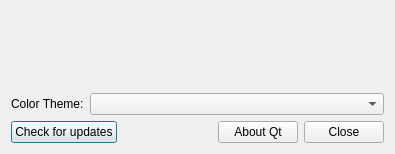
<?xml version="1.0" encoding="UTF-8"?>
<ui version="4.0">
 <class>Dialog</class>
 <widget class="QDialog" name="Dialog">
  <property name="geometry">
   <rect>
    <x>0</x>
    <y>0</y>
    <width>395</width>
    <height>154</height>
   </rect>
  </property>
  <property name="windowTitle">
   <string>Dialog</string>
  </property>
  <property name="modal">
   <bool>true</bool>
  </property>
  <layout class="QVBoxLayout" name="verticalLayout">
   <item>
    <layout class="QHBoxLayout" name="horizontalLayout_2">
     <item>
      <widget class="QLabel" name="lblAppIcon">
       <property name="sizePolicy">
        <sizepolicy hsizetype="Maximum" vsizetype="Preferred">
         <horstretch>0</horstretch>
         <verstretch>0</verstretch>
        </sizepolicy>
       </property>
       <property name="text">
        <string/>
       </property>
      </widget>
     </item>
     <item>
      <widget class="QLabel" name="lblAboutText">
       <property name="text">
        <string/>
       </property>
       <property name="alignment">
        <set>Qt::AlignLeading|Qt::AlignLeft|Qt::AlignTop</set>
       </property>
      </widget>
     </item>
    </layout>
   </item>
   <item>
    <spacer name="verticalSpacer">
     <property name="orientation">
      <enum>Qt::Vertical</enum>
     </property>
     <property name="sizeHint" stdset="0">
      <size>
       <width>20</width>
       <height>40</height>
      </size>
     </property>
    </spacer>
   </item>
   <item>
    <layout class="QFormLayout" name="formLayout">
     <item row="1" column="0">
      <widget class="QLabel" name="lblColorTheme">
       <property name="text">
        <string>Color Theme:</string>
       </property>
      </widget>
     </item>
     <item row="1" column="1">
      <widget class="QComboBox" name="comboColorTheme"/>
     </item>
    </layout>
   </item>
   <item>
    <layout class="QHBoxLayout" name="horizontalLayout">
     <item>
      <widget class="QPushButton" name="btnCheckForUpdates">
       <property name="text">
        <string>Check for updates</string>
       </property>
      </widget>
     </item>
     <item>
      <spacer name="horizontalSpacer">
       <property name="orientation">
        <enum>Qt::Horizontal</enum>
       </property>
       <property name="sizeHint" stdset="0">
        <size>
         <width>40</width>
         <height>20</height>
        </size>
       </property>
      </spacer>
     </item>
     <item>
      <widget class="QPushButton" name="btnAboutQt">
       <property name="text">
        <string>About Qt</string>
       </property>
      </widget>
     </item>
     <item>
      <widget class="QPushButton" name="btnClose">
       <property name="text">
        <string>Close</string>
       </property>
      </widget>
     </item>
    </layout>
   </item>
  </layout>
 </widget>
 <resources/>
 <connections/>
</ui>
